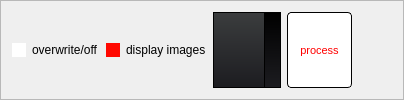
              <widget class="QFrame" name="frame_29">
               <property name="frameShape">
                <enum>QFrame::StyledPanel</enum>
               </property>
               <property name="frameShadow">
                <enum>QFrame::Sunken</enum>
               </property>
               <layout class="QGridLayout" name="gridLayout_26">
                <item row="0" column="3">
                 <widget class="QPushButton" name="process_folder_btn">
                  <property name="sizePolicy">
                   <sizepolicy hsizetype="Preferred" vsizetype="Preferred">
                    <horstretch>0</horstretch>
                    <verstretch>0</verstretch>
                   </sizepolicy>
                  </property>
                  <property name="minimumSize">
                   <size>
                    <width>65</width>
                    <height>0</height>
                   </size>
                  </property>
                  <property name="styleSheet">
                   <string notr="true">QPushButton {
    background-color: white;
    color: red;
    font-size: 8pt;
    min-width: 53px;
    border-style: solid;
    border-width: 1px;
    border-radius: 4px;
    border-color: rgb(0, 0, 0);
    padding: 5px;
}

QPushButton:hover {
    background-color: red;
    color: white;
}

QPushButton:pressed {
    background-color: red;
    border: 1px solid red;
}</string>
                  </property>
                  <property name="text">
                   <string>process</string>
                  </property>
                 </widget>
                </item>
                <item row="0" column="0">
                 <widget class="QCheckBox" name="overwrite_var">
                  <property name="sizePolicy">
                   <sizepolicy hsizetype="Preferred" vsizetype="Preferred">
                    <horstretch>0</horstretch>
                    <verstretch>0</verstretch>
                   </sizepolicy>
                  </property>
                  <property name="styleSheet">
                   <string notr="true">QCheckBox {
    background-color: transparent;
    color: black;
    border: none;
    border-radius: 50%;
 
}

QCheckBox::indicator {
    background-color: white;
    color: black;
    border-radius: 50%;
}

QCheckBox::indicator:hover {
    background-color: orange;
}

QCheckBox::indicator:checked {
    background-color: #ff0800;
}</string>
                  </property>
                  <property name="text">
                   <string>overwrite/off</string>
                  </property>
                  <property name="checked">
                   <bool>false</bool>
                  </property>
                 </widget>
                </item>
                <item row="0" column="2">
                 <widget class="QComboBox" name="sam_model">
                  <property name="sizePolicy">
                   <sizepolicy hsizetype="Preferred" vsizetype="Preferred">
                    <horstretch>0</horstretch>
                    <verstretch>0</verstretch>
                   </sizepolicy>
                  </property>
                  <property name="styleSheet">
                   <string notr="true">				QComboBox
				{
					background-color: qlineargradient(spread:repeat, x1:1, y1:0, x2:1, y2:1, stop:0  rgb(59, 61, 62) /*bg_alt*/,stop:1 rgb(28, 28, 32) /*bg_prim*/);
					border: 1px solid #000;
					padding-left: 6px;
					color: rgb(238, 238, 238) /*txt*/;
					height: 20px;
				}
				QComboBox::disabled
				{
					background-color: #404040;
					color: #656565;
					border-color: rgb(0, 0, 0) /*bg_gen*/;
				}
				QComboBox:on
				{
					background-color: rgb(236, 157, 0) /*accent*/;
					color: rgb(28, 28, 28) /*txt_bg*/;
				}
				QComboBox QAbstractItemView
				{
					background-color: rgb(28, 28, 32) /*bg_prim*/;
					color: rgb(238, 238, 238) /*txt*/;
					border: 1px solid black;
					selection-background-color: rgb(236, 157, 0) /*accent*/;
					outline: 0;
				}
				QComboBox::drop-down
				{
					background-color: qlineargradient(spread:repeat, x1:1, y1:0, x2:1, y2:1, stop:0  rgb(0, 0, 0) /*bg_gen*/,stop:1 rgb(28, 28, 32) /*bg_prim*/);
					subcontrol-origin: padding;
					subcontrol-position: top right;
					width: 15px;
					border-left-width: 1px;
					border-left-color: black;
					border-left-style: solid; 
				}
				QComboBox::down-arrow
				{
					image: url(:/16x16/icons/16x16/down.gif);
					width: 8px;
					height: 8px;
				}</string>
                  </property>
                 </widget>
                </item>
                <item row="0" column="4">
                 <spacer name="horizontalSpacer_5">
                  <property name="orientation">
                   <enum>Qt::Horizontal</enum>
                  </property>
                  <property name="sizeHint" stdset="0">
                   <size>
                    <width>40</width>
                    <height>20</height>
                   </size>
                  </property>
                 </spacer>
                </item>
                <item row="0" column="1">
                 <widget class="QCheckBox" name="screen_update">
                  <property name="sizePolicy">
                   <sizepolicy hsizetype="Preferred" vsizetype="Preferred">
                    <horstretch>0</horstretch>
                    <verstretch>0</verstretch>
                   </sizepolicy>
                  </property>
                  <property name="styleSheet">
                   <string notr="true">QCheckBox {
    background-color: transparent;
    color: black;
    border: none;
    border-radius: 50%;
 
}

QCheckBox::indicator {
    background-color: white;
    color: black;
    border-radius: 50%;
}

QCheckBox::indicator:hover {
    background-color: orange;
}

QCheckBox::indicator:checked {
    background-color: #ff0800;
}</string>
                  </property>
                  <property name="text">
                   <string>display images</string>
                  </property>
                  <property name="checked">
                   <bool>true</bool>
                  </property>
                 </widget>
                </item>
               </layout>
              </widget>
